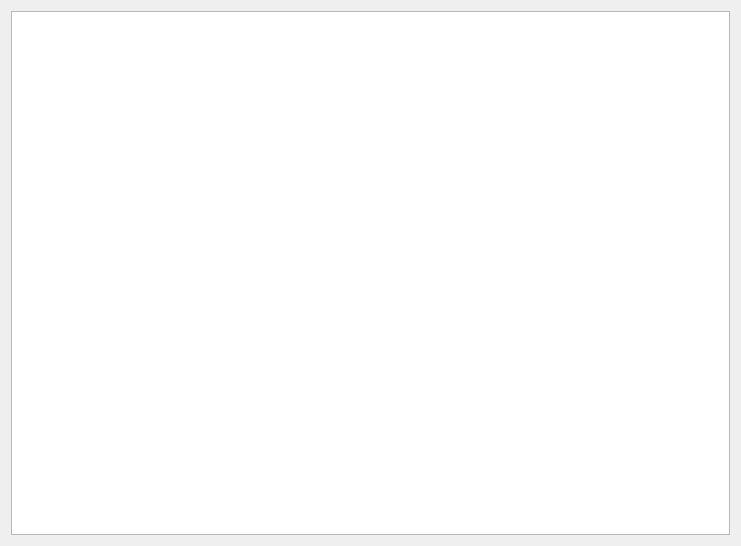
<?xml version="1.0" encoding="UTF-8"?>
<ui version="4.0">
 <class>info_form</class>
 <widget class="QWidget" name="info_form">
  <property name="geometry">
   <rect>
    <x>0</x>
    <y>0</y>
    <width>741</width>
    <height>546</height>
   </rect>
  </property>
  <property name="windowTitle">
   <string>Form</string>
  </property>
  <layout class="QVBoxLayout" name="verticalLayout_2">
   <item>
    <widget class="QTableWidget" name="tableWidget"/>
   </item>
  </layout>
 </widget>
 <resources/>
 <connections/>
</ui>
